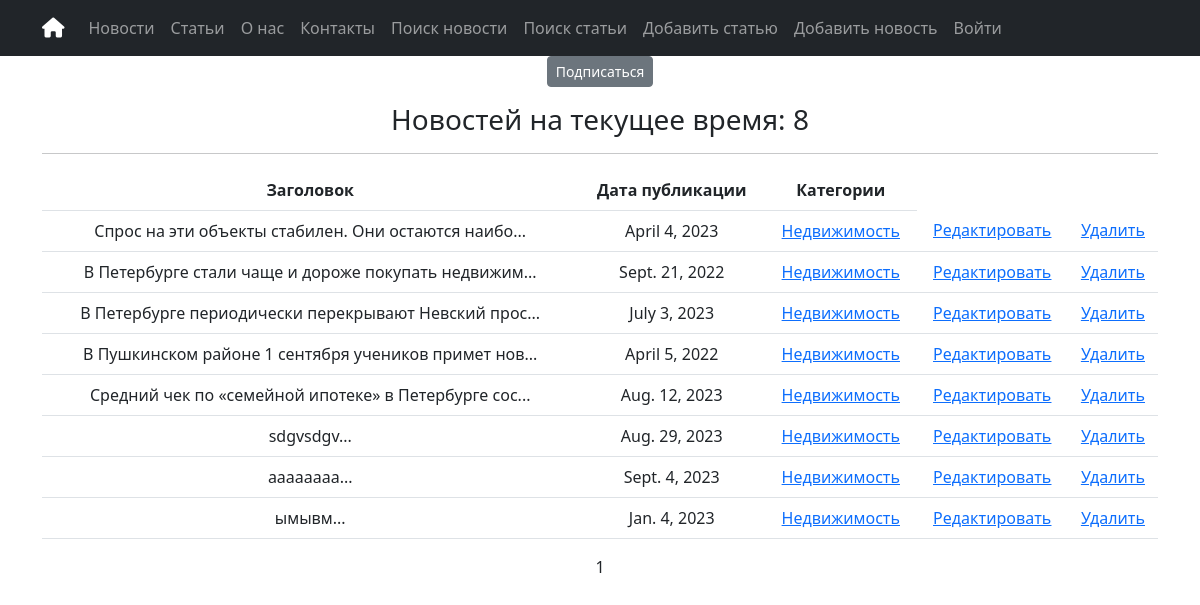
The app's page /news/categories/3, older data.
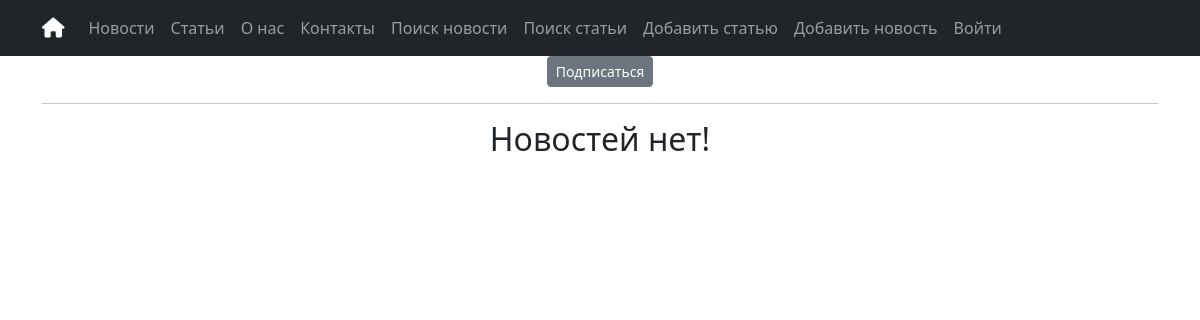
The same page, newer data.
### simpleapp/models.py (models this page shows, shortened)
class News(models.Model):
    title = models.CharField(
        max_length=50,
        unique=True,  # названия товаров не должны повторяться
    )
    description = models.TextField()
    date = models.DateField(help_text=("YYYY-MM-DD"))
    category = models.ManyToManyField(
        Category,
        related_name="news",  # все новости в категории будут доступны через поле news
    )
    class Meta:
        verbose_name_plural = "News"

class Category(models.Model):
    name = models.CharField(max_length=100, unique=True)
    subscribers = models.ManyToManyField(User, related_name="categories")
    def __str__(self):
        return self.name.title()
    class Meta:
        verbose_name_plural = "Categories"

### simpleapp/views.py (the view)
# urls.py: path("categories/<int:pk>", CategoryView.as_view(), name="category_details"),
class CategoryView(NewsList):
    model = News
    template_name = "news/category_list.html"
    context_object_name = "category_news_list"
    def get_queryset(self):
        self.category = get_object_or_404(Category, id=self.kwargs["pk"])
        queryset = News.objects.filter(category=self.category)
        return queryset
    def get_context_data(self, **kwargs):
        context = super().get_context_data(**kwargs)
        context["is_not_subscriber"] = (
            self.request.user not in self.category.subscribers.all()
        )
        context["category"] = self.category
        return context

### simpleapp/views.py (called while the page is built)
    def get_context_data(self, **kwargs):
        context = super().get_context_data(**kwargs)
        context["next_sale"] = f"Новостей на текущее время:"
        return context

### templates/news/category_list.html (shortened to what this page needs)
{% extends 'flatpages/default.html' %}
{% load custom_filters %}
{% load custom_tags %}
{% block content %}
{% if is_not_subscriber %}
<p class="text-center"><a href="{% url 'subscribe' category.id %}" class="btn btn-secondary btn-sm">Подписаться</a></p>
{% endif %}
{% if page_obj.paginator.count > 0 %}
<h3> {{ next_sale }} {{ page_obj.paginator.count }}</h3>
{% endif %}
<hr>
{% if category_news_list %}
<table class="table" style="width: 100%;">
    <thead>
        <tr>
            <th>Заголовок</th>
            <th>Дата публикации</th>
            <th>Категории</th>
        </tr>
    </thead>
    <tbody>
        {% for item in category_news_list %}
        <tr>
            <td>
                <a class="nav-link" href="{% url 'news_detail' pk=item.pk %}">{{ item.title|truncatewords:20}}...</a>
            </td>
            <td>{{ item.date }}</td>
            <td>
                {% for category in item.category.all %}
                <a href="{% url 'category_details' category.id %}">{{ category }}</a>
                {% endfor %}
            </td>
            <td>
                <a href="{% url 'news_update' item.id %}"><u>Редактировать</u></a>
            </td>
            <td>
                <a href="{% url 'news_delete' item.id %}"><u>Удалить</u></a>
            </td>
        </tr>
        {% endfor %}
    </tbody>
</table>
{% else %}
<h2>Новостей нет!</h2>
{% endif %}
{% if page_obj.paginator.count > 0 %}
{{ page_obj.number }}
{% endif %}
{% endblock content %}

Row changes from the older to the newer data that the page shows:
removed News: title "Спрос на эти объекты стабилен. Они остаются наибо", date "April 4, 2023"
no longer on this page (row unchanged): Category: name "Недвижимость"
removed News: title "В Петербурге стали чаще и дороже покупать недвижим", date "Sept. 21, 2022"
removed News: title "В Петербурге периодически перекрывают Невский прос", date "July 3, 2023"
removed News: title "В Пушкинском районе 1 сентября учеников примет нов", date "April 5, 2022"
removed News: title "Средний чек по «семейной ипотеке» в Петербурге сос", date "Aug. 12, 2023"
removed News: title "sdgvsdgv", date "Aug. 29, 2023"
removed News: title "аааааааа", date "Sept. 4, 2023"
removed News: title "ымывм", date "Jan. 4, 2023"
Text that changed along with them:
{{ next_sale }}: "Новостей на текущее время:" → (not shown)
{{ page_obj.paginator.count }}: "8" → (not shown)
{{ page_obj.number }}: "1" → (not shown)
text no longer shown: "Заголовок Дата публикации Категории"
text now shown: "Новостей нет!"
